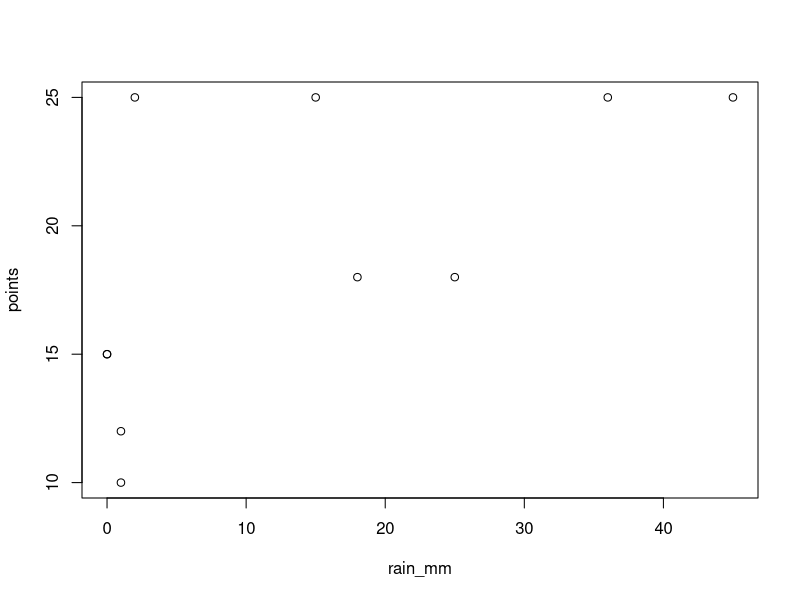
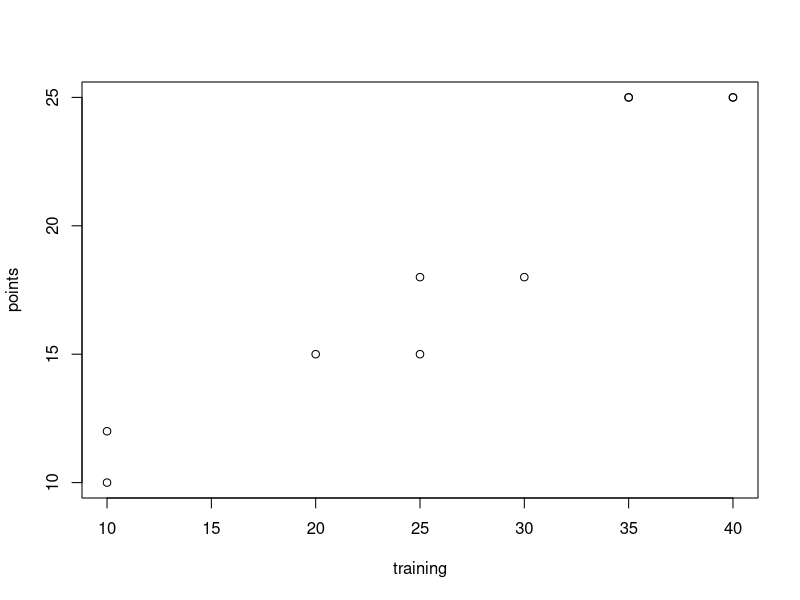

Source code (R) for these figures, in order:
## Ex03

#Definir diretório
setwd("D:/Users/25052288840/Downloads/FIA_data_mining/Regressao/Aula 8")

F1 <- read.table("F1.csv", header=TRUE, sep=",")

ls()

# Regressão simples
Ex03 <- lm(points~rain_mm + training, data=F1)
summary(Ex03)

# Plotar gráfico
Graf <- plot(points~rain_mm + training, data=F1)
abline(Ex03)
